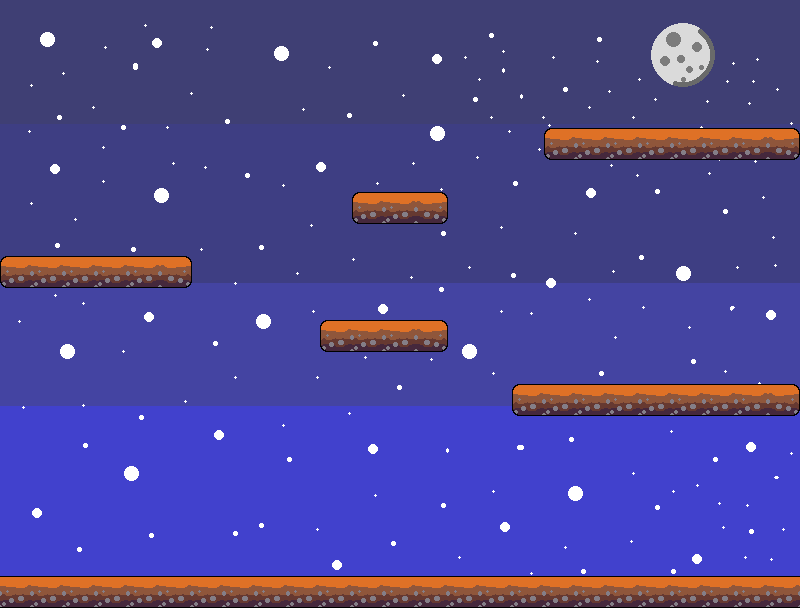

Tiled map render using the project's own tile images. Description and the whole map definition, tile-layer contents included, below:
An orthogonal 25x19 tile map with 32x32 px tiles, 2 tile layers (sky, platform), 2 tilesets and 10 objects (6x stars, 3x redStars, dude).

<map version="1.8" tiledversion="1.8.5" orientation="orthogonal" renderorder="right-down" width="25" height="19" tilewidth="32" tileheight="32" infinite="0" nextlayerid="6" nextobjectid="11">
 <tileset firstgid="1" source="../images/sky-atlas.tsx" />
 <tileset firstgid="451" source="../images/platform-atlas.tsx" />
 <layer id="4" name="sky" width="25" height="19">
  <data encoding="csv">
1,2,3,4,5,6,7,8,9,10,11,12,13,14,15,16,17,18,19,20,21,22,23,24,25,
26,27,28,29,30,31,32,33,34,35,36,37,38,39,40,41,42,43,44,45,46,47,48,49,50,
51,52,53,54,55,56,57,58,59,60,61,62,63,64,65,66,67,68,69,70,71,72,73,74,75,
76,77,78,79,80,81,82,83,84,85,86,87,88,89,90,91,92,93,94,95,96,97,98,99,100,
101,102,103,104,105,106,107,108,109,110,111,112,113,114,115,116,117,118,119,120,121,122,123,124,125,
126,127,128,129,130,131,132,133,134,135,136,137,138,139,140,141,142,143,144,145,146,147,148,149,150,
151,152,153,154,155,156,157,158,159,160,161,162,163,164,165,166,167,168,169,170,171,172,173,174,175,
176,177,178,179,180,181,182,183,184,185,186,187,188,189,190,191,192,193,194,195,196,197,198,199,200,
201,202,203,204,205,206,207,208,209,210,211,212,213,214,215,216,217,218,219,220,221,222,223,224,225,
226,227,228,229,230,231,232,233,234,235,236,237,238,239,240,241,242,243,244,245,246,247,248,249,250,
251,252,253,254,255,256,257,258,259,260,261,262,263,264,265,266,267,268,269,270,271,272,273,274,275,
276,277,278,279,280,281,282,283,284,285,286,287,288,289,290,291,292,293,294,295,296,297,298,299,300,
301,302,303,304,305,306,307,308,309,310,311,312,313,314,315,316,317,318,319,320,321,322,323,324,325,
326,327,328,329,330,331,332,333,334,335,336,337,338,339,340,341,342,343,344,345,346,347,348,349,350,
351,352,353,354,355,356,357,358,359,360,361,362,363,364,365,366,367,368,369,370,371,372,373,374,375,
376,377,378,379,380,381,382,383,384,385,386,387,388,389,390,391,392,393,394,395,396,397,398,399,400,
401,402,403,404,405,406,407,408,409,410,411,412,413,414,415,416,417,418,419,420,421,422,423,424,425,
426,427,428,429,430,431,432,433,434,435,436,437,438,439,440,441,442,443,444,445,446,447,448,449,450,
0,0,0,0,0,0,0,0,0,0,0,0,0,0,0,0,0,0,0,0,0,0,0,0,0
</data>
 </layer>
 <layer id="1" name="platform" width="25" height="19">
  <data encoding="csv">
0,0,0,0,0,0,0,0,0,0,0,0,0,0,0,0,0,0,0,0,0,0,0,0,0,
0,0,0,0,0,0,0,0,0,0,0,0,0,0,0,0,0,0,0,0,0,0,0,0,0,
0,0,0,0,0,0,0,0,0,0,0,0,0,0,0,0,0,0,0,0,0,0,0,0,0,
0,0,0,0,0,0,0,0,0,0,0,0,0,0,0,0,0,0,0,0,0,0,0,0,0,
0,0,0,0,0,0,0,0,0,0,0,0,0,0,0,0,0,451,452,452,452,452,452,452,453,
0,0,0,0,0,0,0,0,0,0,0,0,0,0,0,0,0,0,0,0,0,0,0,0,0,
0,0,0,0,0,0,0,0,0,0,0,451,452,453,0,0,0,0,0,0,0,0,0,0,0,
0,0,0,0,0,0,0,0,0,0,0,0,0,0,0,0,0,0,0,0,0,0,0,0,0,
451,452,452,452,452,453,0,0,0,0,0,0,0,0,0,0,0,0,0,0,0,0,0,0,0,
0,0,0,0,0,0,0,0,0,0,0,0,0,0,0,0,0,0,0,0,0,0,0,0,0,
0,0,0,0,0,0,0,0,0,0,451,452,452,453,0,0,0,0,0,0,0,0,0,0,0,
0,0,0,0,0,0,0,0,0,0,0,0,0,0,0,0,0,0,0,0,0,0,0,0,0,
0,0,0,0,0,0,0,0,0,0,0,0,0,0,0,0,451,452,452,452,452,452,452,452,453,
0,0,0,0,0,0,0,0,0,0,0,0,0,0,0,0,0,0,0,0,0,0,0,0,0,
0,0,0,0,0,0,0,0,0,0,0,0,0,0,0,0,0,0,0,0,0,0,0,0,0,
0,0,0,0,0,0,0,0,0,0,0,0,0,0,0,0,0,0,0,0,0,0,0,0,0,
0,0,0,0,0,0,0,0,0,0,0,0,0,0,0,0,0,0,0,0,0,0,0,0,0,
0,0,0,0,0,0,0,0,0,0,0,0,0,0,0,0,0,0,0,0,0,0,0,0,0,
452,452,452,452,452,452,452,452,452,452,452,452,452,452,452,452,452,452,452,452,452,452,452,452,452
</data>
 </layer>
 <objectgroup id="5" name="objects">
  <object id="1" type="stars" x="756" y="328">
   <point />
  </object>
  <object id="2" type="stars" x="678" y="328">
   <point />
  </object>
  <object id="3" type="stars" x="586" y="326">
   <point />
  </object>
  <object id="4" type="stars" x="386" y="284">
   <point />
  </object>
  <object id="5" type="stars" x="154" y="212">
   <point />
  </object>
  <object id="6" type="redStars" x="58" y="208">
   <point />
  </object>
  <object id="7" type="stars" x="400" y="158">
   <point />
  </object>
  <object id="8" type="redStars" x="758" y="72">
   <point />
  </object>
  <object id="9" type="redStars" x="630" y="70">
   <point />
  </object>
  <object id="10" name="dude" x="110" y="512">
   <point />
  </object>
 </objectgroup>
</map>